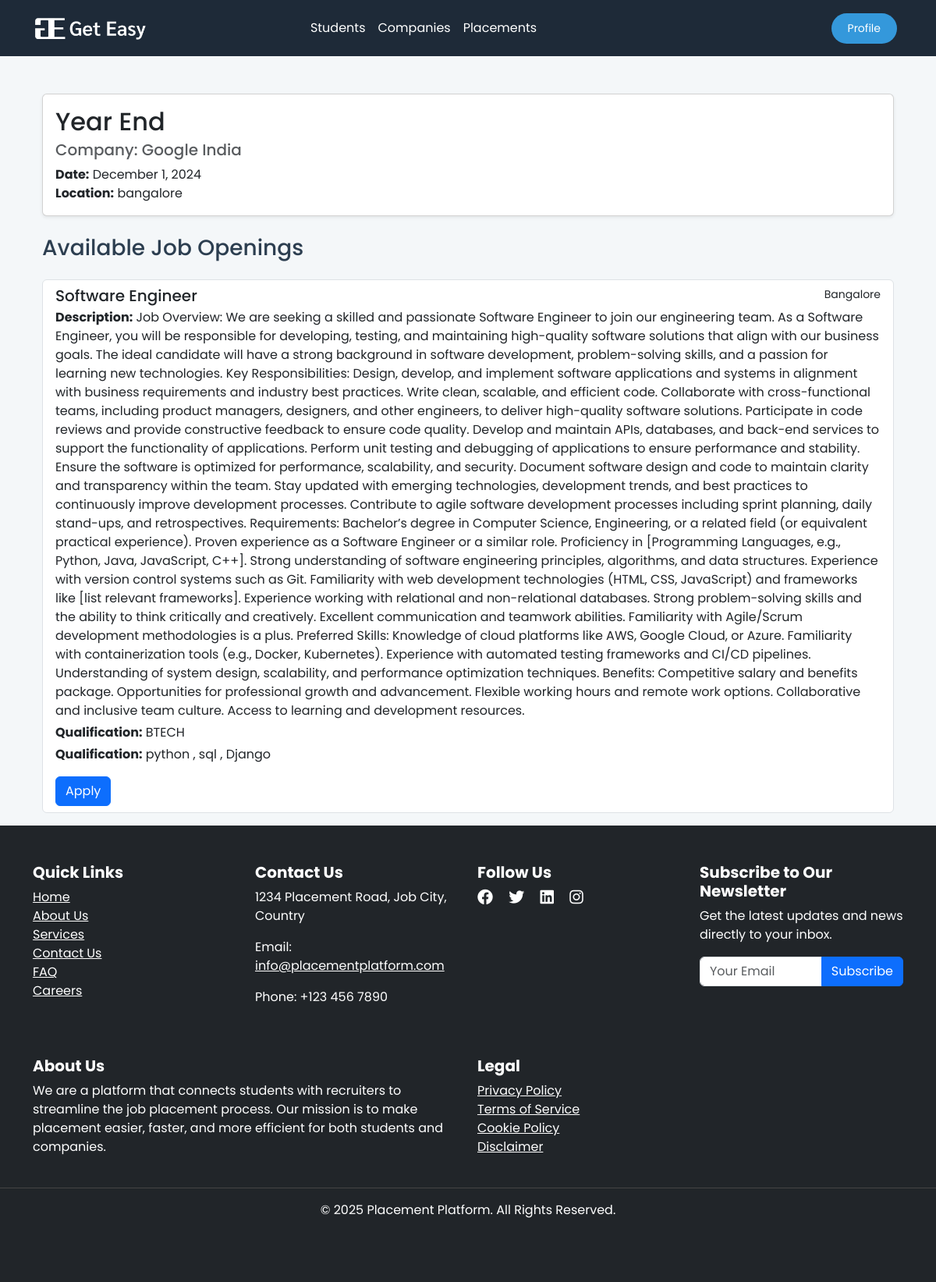
Page /placement-session/1/view-jobs/ (signed in) on the committed database.
### placeapp/models.py (models this page shows, shortened)
class PlacementSession(models.Model):
    session_name = models.CharField(max_length=150)
    company = models.ForeignKey(Company, on_delete=models.CASCADE)
    recruiter = models.ForeignKey(CompanyRecruiter, on_delete=models.CASCADE)  # Linking recruiter
    date = models.DateField()
    student_selected = models.BigIntegerField(null=True, blank=True)
    session_end = models.DateTimeField()
    mode = models.CharField(max_length=255)
    location = models.CharField(max_length=100)

class Company(models.Model):
    name = models.CharField(max_length=100)
    description = models.TextField()
    location = models.CharField(max_length=255)
    contact_email = models.EmailField()
    contact_phone = models.CharField(max_length=20)
    website = models.URLField()
    company_picture = models.ImageField(upload_to='company_pictures/', null=True, blank=True)

class JobOpening(models.Model):
    company = models.ForeignKey(Company, related_name='job_openings', on_delete=models.CASCADE)
    session = models.ForeignKey(PlacementSession, related_name='job_openings', on_delete=models.CASCADE)
    position = models.CharField(max_length=100)
    description = models.TextField()
    location = models.CharField(max_length=255)
    qualification = models.CharField(max_length=255)
    skills =  models.CharField(max_length=200)
    posted_on = models.DateField(auto_now_add=True)

### placeapp/views.py (the view)
# urls.py: path('placement-session/<int:session_id>/view-jobs/', views.view_jobs, name='view_jobs'),
@login_required
def view_jobs(request, session_id):
    session = get_object_or_404(PlacementSession, id=session_id)
    job_openings = JobOpening.objects.filter(session_id=session_id)
    is_recruiter = CompanyRecruiter.objects.filter(user=request.user).exists()
    return render(request, 'placeapp/view_jobs.html', {
        'session': session,
        'job_openings': job_openings,
        'is_recruiter': is_recruiter
    })

### templates/placeapp/view_jobs.html (shortened to what this page needs)
{% extends 'placeapp/base.html' %}
{% block content %}
<div class="container mt-5">
    <div class="card mb-4 shadow-sm">
        <div class="card-body">
            <h2 class="card-title">{{ session.session_name }}</h2>
            <h5 class="card-subtitle mb-2 text-muted">Company: {{ session.company.name }}</h5>
            <p class="card-text">
                <strong>Date:</strong> {{ session.date|date:"F j, Y" }} <br>
                <strong>Location:</strong> {{ session.location }}
            </p>
        </div>
    </div>
    <h3 class="mb-4">Available Job Openings</h3>
    <div class="list-group">
        {% for job in job_openings %}
        <div class="list-group-item list-group-item-action flex-column align-items-start mb-3">
            <div class="d-flex w-100 justify-content-between">
                <h5 class="mb-1">{{ job.position }}</h5>
                <small>{{ job.location }}</small>
            </div>
            <p class="mb-1"><strong>Description:</strong> {{ job.description }}</p>
            <p class="mb-1"><strong>Qualification:</strong> {{ job.qualification }}</p>
            <p class="mb-1"><strong>Qualification:</strong> {{ job.skills }}</p>
            <div class="mt-3">
                {% if user.is_authenticated %}
                    {% if is_recruiter %}
                        <a href="{% url 'view_applicants' job.id %}" class="btn btn-info">View Applicants</a>
                    {% else %}
                    <button onclick="applyForJob({{ job.id }}, '{{ job.session.session_end|date:'Y-m-d H:i:s' }}', '{% url 'apply_job' 0 %}')" class="btn btn-primary">
                        Apply
                    </button>
                    {% endif %}
                {% else %}
                    <a href="{% url 'login' %}?next={% url 'placement_session_detail' session.id %}" class="btn btn-secondary">Login to Apply</a>
                {% endif %}
            </div>
        </div>
        {% empty %}
        <div class="alert alert-warning" role="alert">
            No job openings available for this session.
        </div>
        {% endfor %}
    </div>
</div>
{% endblock %}

### templates/placeapp/base.html (style rules this page uses)
:root { --primary-color: #1E2A38; --secondary-color: #3498DB; --accent-color: #E74C3C; --background-color: #F4F7F9; --text-color: #2C3E50; --white: #FFFFFF; }
body { background-color: var(--background-color); color: var(--text-color); font-family: 'Poppins', sans-serif; }

### rows in the picture
PlacementSession: session_name "Year End", company.name "Google India", date "December 1, 2024", location "bangalore"
JobOpening: position "Software Engineer", location "Bangalore", description "Job Overview: We are seeking a skilled and passionate Software Engineer to join our engineering team. As a Software Engineer, you will be responsible for developing, testing, and maintaining high-quality software solutions that align with our business goals. The ideal candidate will have a strong background in software development, problem-solving skills, and a passion for learning new technologies. Key Responsibilities: Design, develop, and implement software applications and systems in alignment with business requirements and industry best practices. Write clean, scalable, and efficient code. Collaborate with cross-functional teams, including product managers, designers, and other…", qualification "BTECH", skills "python , sql , Django"
